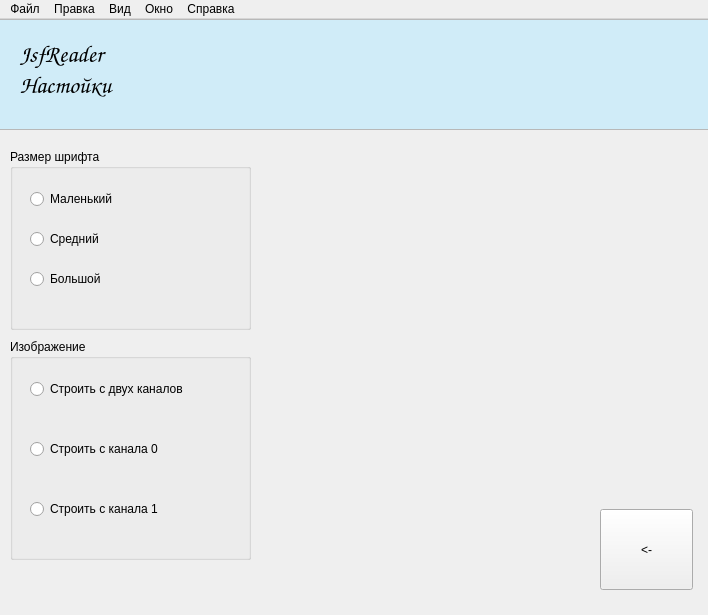
<?xml version="1.0" encoding="UTF-8"?>
<ui version="4.0">
 <class>MainWindow</class>
 <widget class="QMainWindow" name="MainWindow">
  <property name="geometry">
   <rect>
    <x>0</x>
    <y>0</y>
    <width>708</width>
    <height>615</height>
   </rect>
  </property>
  <property name="windowTitle">
   <string>MainWindow</string>
  </property>
  <property name="layoutDirection">
   <enum>Qt::LeftToRight</enum>
  </property>
  <property name="styleSheet">
   <string notr="true"/>
  </property>
  <widget class="QWidget" name="centralwidget">
   <widget class="QTextBrowser" name="tb_header">
    <property name="geometry">
     <rect>
      <x>-1</x>
      <y>0</y>
      <width>711</width>
      <height>111</height>
     </rect>
    </property>
    <property name="font">
     <font>
      <family>Comic Sans MS</family>
     </font>
    </property>
    <property name="html">
     <string>&lt;!DOCTYPE HTML PUBLIC &quot;-//W3C//DTD HTML 4.0//EN&quot; &quot;http://www.w3.org/TR/REC-html40/strict.dtd&quot;&gt;
&lt;html&gt;&lt;head&gt;&lt;meta name=&quot;qrichtext&quot; content=&quot;1&quot; /&gt;&lt;style type=&quot;text/css&quot;&gt;
p, li { white-space: pre-wrap; }
&lt;/style&gt;&lt;/head&gt;&lt;body style=&quot; font-family:'Comic Sans MS'; font-size:7.8pt; font-weight:400; font-style:normal;&quot; bgcolor=&quot;#d0ecf8&quot;&gt;
&lt;p style=&quot;-qt-paragraph-type:empty; margin-top:0px; margin-bottom:0px; margin-left:0px; margin-right:0px; -qt-block-indent:0; text-indent:0px; font-family:'MS Shell Dlg 2'; font-size:8.25pt;&quot;&gt;&lt;br /&gt;&lt;/p&gt;
&lt;p style=&quot; margin-top:0px; margin-bottom:0px; margin-left:0px; margin-right:0px; -qt-block-indent:0; text-indent:0px;&quot;&gt;&lt;span style=&quot; font-family:'MS Shell Dlg 2'; font-size:18pt;&quot;&gt;   &lt;/span&gt;&lt;span style=&quot; font-family:'MS Shell Dlg 2'; font-size:18pt; font-weight:600;&quot;&gt;JsfReader&lt;/span&gt;&lt;/p&gt;
&lt;p style=&quot; margin-top:0px; margin-bottom:0px; margin-left:0px; margin-right:0px; -qt-block-indent:0; text-indent:0px;&quot;&gt;&lt;span style=&quot; font-family:'MS Shell Dlg 2'; font-size:18pt;&quot;&gt;   Настойки&lt;/span&gt;&lt;/p&gt;&lt;/body&gt;&lt;/html&gt;</string>
    </property>
   </widget>
   <widget class="QGroupBox" name="groupBox">
    <property name="geometry">
     <rect>
      <x>10</x>
      <y>130</y>
      <width>241</width>
      <height>181</height>
     </rect>
    </property>
    <property name="title">
     <string>Размер шрифта</string>
    </property>
    <widget class="QRadioButton" name="small_font">
     <property name="geometry">
      <rect>
       <x>20</x>
       <y>40</y>
       <width>95</width>
       <height>20</height>
      </rect>
     </property>
     <property name="text">
      <string>Маленький</string>
     </property>
    </widget>
    <widget class="QRadioButton" name="middle_font">
     <property name="geometry">
      <rect>
       <x>20</x>
       <y>80</y>
       <width>95</width>
       <height>20</height>
      </rect>
     </property>
     <property name="text">
      <string>Средний</string>
     </property>
    </widget>
    <widget class="QRadioButton" name="big_font">
     <property name="geometry">
      <rect>
       <x>20</x>
       <y>120</y>
       <width>95</width>
       <height>20</height>
      </rect>
     </property>
     <property name="text">
      <string>Большой</string>
     </property>
    </widget>
   </widget>
   <widget class="QGroupBox" name="groupBox_2">
    <property name="geometry">
     <rect>
      <x>10</x>
      <y>320</y>
      <width>241</width>
      <height>221</height>
     </rect>
    </property>
    <property name="title">
     <string>Изображение</string>
    </property>
    <widget class="QRadioButton" name="chanel_2">
     <property name="geometry">
      <rect>
       <x>20</x>
       <y>40</y>
       <width>181</width>
       <height>20</height>
      </rect>
     </property>
     <property name="text">
      <string>Строить с двух каналов</string>
     </property>
    </widget>
    <widget class="QRadioButton" name="chanel_0">
     <property name="geometry">
      <rect>
       <x>20</x>
       <y>100</y>
       <width>181</width>
       <height>20</height>
      </rect>
     </property>
     <property name="text">
      <string>Строить с канала 0</string>
     </property>
    </widget>
    <widget class="QRadioButton" name="chanel_1">
     <property name="geometry">
      <rect>
       <x>20</x>
       <y>160</y>
       <width>181</width>
       <height>20</height>
      </rect>
     </property>
     <property name="text">
      <string>Строить с канала 1</string>
     </property>
    </widget>
   </widget>
   <widget class="QPushButton" name="back_button">
    <property name="geometry">
     <rect>
      <x>600</x>
      <y>490</y>
      <width>93</width>
      <height>81</height>
     </rect>
    </property>
    <property name="text">
     <string>&lt;-</string>
    </property>
   </widget>
  </widget>
  <widget class="QMenuBar" name="menubar">
   <property name="geometry">
    <rect>
     <x>0</x>
     <y>0</y>
     <width>708</width>
     <height>26</height>
    </rect>
   </property>
   <widget class="QMenu" name="menu_file">
    <property name="title">
     <string>Файл</string>
    </property>
    <addaction name="action_open"/>
    <addaction name="action_save"/>
   </widget>
   <widget class="QMenu" name="menu_edit">
    <property name="title">
     <string>Правка</string>
    </property>
   </widget>
   <widget class="QMenu" name="menu">
    <property name="title">
     <string>Вид</string>
    </property>
   </widget>
   <widget class="QMenu" name="menu_window">
    <property name="title">
     <string>Окно</string>
    </property>
   </widget>
   <widget class="QMenu" name="menu_2">
    <property name="title">
     <string>Справка</string>
    </property>
   </widget>
   <addaction name="menu_file"/>
   <addaction name="menu_edit"/>
   <addaction name="menu"/>
   <addaction name="menu_window"/>
   <addaction name="menu_2"/>
  </widget>
  <action name="action_open">
   <property name="text">
    <string>Открыть</string>
   </property>
  </action>
  <action name="action_save">
   <property name="text">
    <string>Сохранить</string>
   </property>
  </action>
 </widget>
 <resources/>
 <connections/>
</ui>
